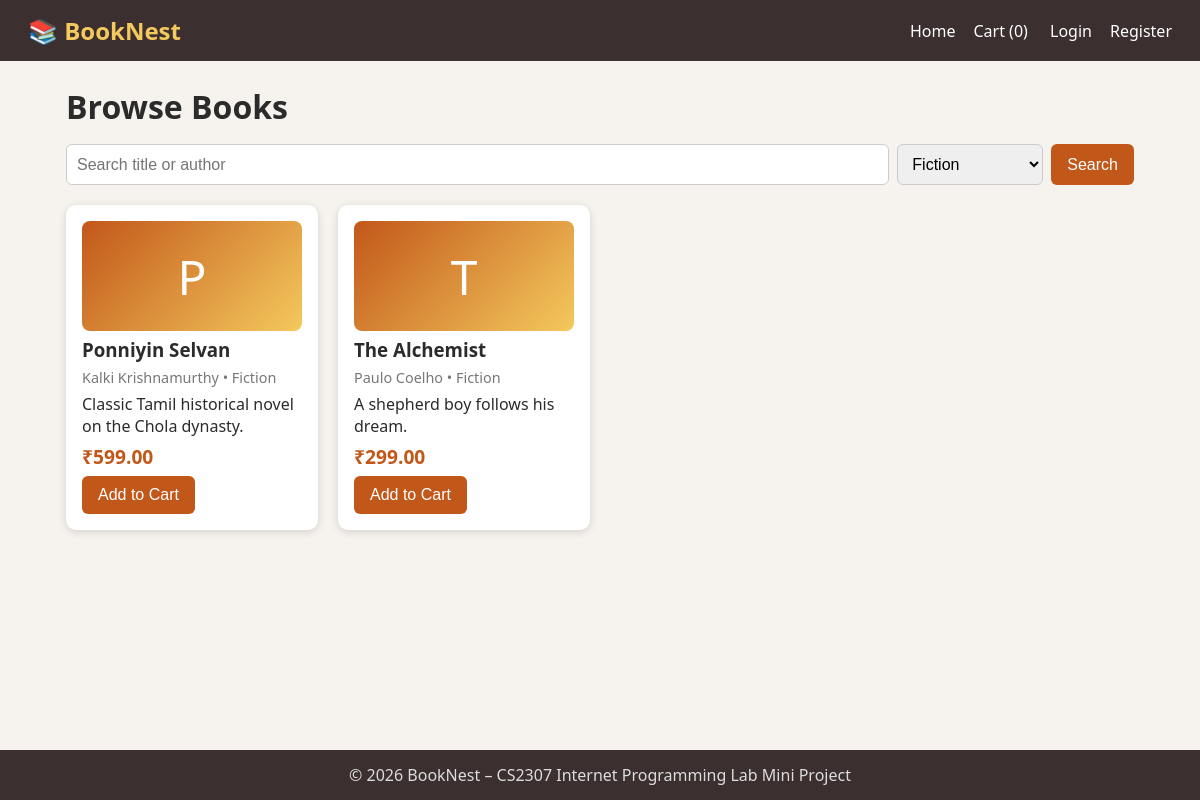
The app's page /index.php?cat=Fiction with its own data.
### tables this page shows
CREATE TABLE books(id INT AUTO_INCREMENT PRIMARY KEY,title VARCHAR(150) NOT NULL,author VARCHAR(100) NOT NULL,category VARCHAR(50),price DECIMAL(8,2) NOT NULL,stock INT DEFAULT 10,description TEXT);

### config.php (called while the page is built, shortened)
<?php
function e($s){ return htmlspecialchars($s, ENT_QUOTES); }

### index.php (the view)
<?php require 'config.php'; $title='Home – BookNest';
$q = '%'.($_GET['q'] ?? '').'%'; $cat = $_GET['cat'] ?? '';
if($cat){ $s=$conn->prepare("SELECT * FROM books WHERE (title LIKE ? OR author LIKE ?) AND category=?"); $s->bind_param('sss',$q,$q,$cat); }
else { $s=$conn->prepare("SELECT * FROM books WHERE title LIKE ? OR author LIKE ?"); $s->bind_param('ss',$q,$q); }
$s->execute(); $books=$s->get_result();
$cats=$conn->query("SELECT DISTINCT category FROM books");
include 'includes/header.php'; ?>
<h1>Browse Books</h1>
<form class="search" method="get"><input name="q" placeholder="Search title or author" value="<?= e($_GET['q'] ?? '') ?>">
<select name="cat"><option value="">All categories</option>
<?php while($c=$cats->fetch_assoc()): ?><option <?= $cat==$c['category']?'selected':'' ?>><?= e($c['category']) ?></option><?php endwhile; ?></select>
<button>Search</button></form>
<div class="grid">
<?php while($b=$books->fetch_assoc()): ?>
<div class="card"><div class="cover"><?= e(mb_substr($b['title'],0,1)) ?></div>
<h3><?= e($b['title']) ?></h3><p class="muted"><?= e($b['author']) ?> • <?= e($b['category']) ?></p>
<p><?= e($b['description']) ?></p><p class="price">₹<?= number_format($b['price'],2) ?></p>
<?php if($b['stock']>0): ?><form method="post" action="cart.php"><input type="hidden" name="action" value="add"><input type="hidden" name="id" value="<?= $b['id'] ?>"><button>Add to Cart</button></form>
<?php else: ?><span class="muted">Out of stock</span><?php endif; ?></div>
<?php endwhile; ?></div>
<?php include 'includes/footer.php'; ?>

### style.css (style rules this page uses)
* { box-sizing:border-box;margin:0;padding:0 }
body { font-family:'Segoe UI',Arial,sans-serif;background:#f6f3ee;color:#2b2b2b;min-height:100vh;display:flex;flex-direction:column }
h1 { margin-bottom:16px }
.search { display:flex;gap:8px;margin-bottom:20px;flex-wrap:wrap }
input,select,textarea { padding:10px;border:1px solid #ccc;border-radius:6px;font-size:1rem }
.search input { flex:1;min-width:180px }
button,.btn { background:#c2571a;color:#fff;border:0;padding:10px 16px;border-radius:6px;cursor:pointer;text-decoration:none;display:inline-block;font-size:1rem }
.grid { display:grid;grid-template-columns:repeat(auto-fill,minmax(240px,1fr));gap:20px }
.card { background:#fff;border-radius:10px;padding:16px;box-shadow:0 2px 8px #0002;display:flex;flex-direction:column;gap:6px;transition:transform .2s }
.cover { height:110px;background:linear-gradient(135deg,#c2571a,#f4c95d);color:#fff;font-size:3rem;display:flex;align-items:center;justify-content:center;border-radius:8px }
.muted { color:#777;font-size:.9rem }
.price { font-weight:700;color:#c2571a;font-size:1.2rem }

### records on screen
books: title "P", title "Ponniyin Selvan", author "Kalki Krishnamurthy", category "Fiction", description "Classic Tamil historical novel on the Chola dynasty.", price "599.00"
books: title "T", title "The Alchemist", author "Paulo Coelho", category "Fiction", description "A shepherd boy follows his dream.", price "299.00"

### other values on screen
$cnt "0"
form field cat "Fiction"
